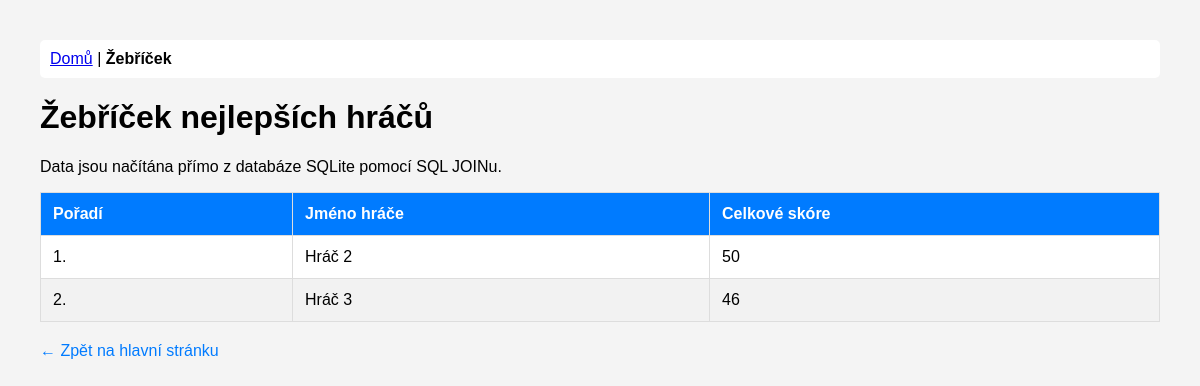
The page /zebricek on the database as committed earlier.
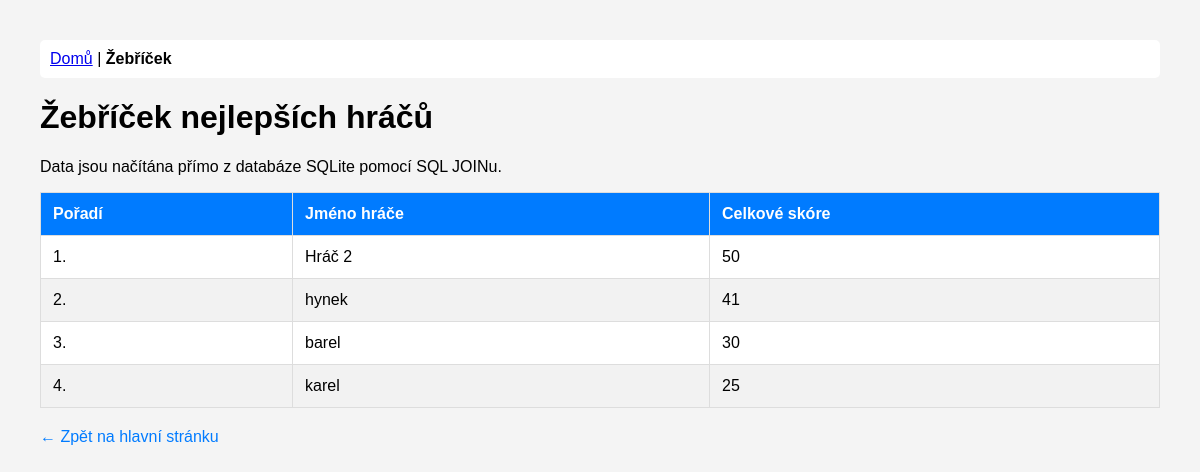
The same page on the database as committed later.
### tables this page shows
CREATE TABLE uzivatele (
    id INTEGER PRIMARY KEY AUTOINCREMENT,
    jmeno TEXT NOT NULL UNIQUE,
    email TEXT NOT NULL UNIQUE,
    heslo TEXT NOT NULL,
    role TEXT DEFAULT 'user'
);

### web_portal.py (the view)
@app.route('/zebricek')
def zebricek():
    try:
        hraci = get_leaderboard()
        print(f"DEBUG: Leaderboard data: {hraci}")  # Debug output
    except Exception as e:
        print(f"ERROR fetching leaderboard: {e}")
        hraci = []
    return render_template('zebricek.html', hraci=hraci)

### database_local/db_manager_local.py (called while the page is built)
def get_leaderboard():
    conn = sqlite3.connect(DB_PATH)
    cursor = conn.cursor()
    query = """
        SELECT u.jmeno, SUM(uvz.skore) as celkem, u.id
        FROM uzivatele u
        JOIN ucast_v_zapasu uvz ON u.id = uvz.uzivatel_id
        GROUP BY u.id
        ORDER BY celkem DESC
    """
    cursor.execute(query)
    res = cursor.fetchall()
    conn.close()
    return res

### web_portal.py (called while the page is built)
@app.before_request
def check_session():
    if 'user' not in session:
        session['user'] = None
        session['is_admin'] = False

### templates/zebricek.html (shortened to what this page needs)
<!DOCTYPE html>
<html lang="cs">
<head>
</head>
<body>
    <nav>
        <a href="/">Domů</a> | <strong>Žebříček</strong>
    </nav>
    <h1>Žebříček nejlepších hráčů</h1>
    <p>Data jsou načítána přímo z databáze SQLite pomocí SQL JOINu.</p>
    <table>
        <thead>
            <tr>
                <th>Pořadí</th>
                <th>Jméno hráče</th>
                <th>Celkové skóre</th>
            </tr>
        </thead>
        <tbody>
            {% for hrac in hraci %}
            <tr>
                <td>{{ loop.index }}.</td>
                <td>{{ hrac[0] }}</td>
                <td>{{ hrac[1] }}</td>
            </tr>
            {% else %}
            <tr>
                <td colspan="{{ '4' if session.is_admin else '3' }}" style="text-align: center;">
                    Zatím žádná data v žebříčku nejsou.
                </td>
            </tr>
            {% endfor %}
        </tbody>
    </table>
    <a href="/" class="back-link">← Zpět na hlavní stránku</a>
</body>
</html>

### templates/zebricek.html (style rules this page uses)
body { font-family: sans-serif; margin: 40px; background-color: #f4f4f4; }
nav { margin-bottom: 20px; background: white; padding: 10px; border-radius: 5px; }
table { width: 100%; border-collapse: collapse; background: white; }
th, td { padding: 12px; border: 1px solid #ddd; text-align: left; }
th { background-color: #007bff; color: white; }
tr:nth-child(even) { background-color: #f2f2f2; }
.back-link { display: inline-block; margin-top: 20px; text-decoration: none; color: #007bff; }

Rows that differ between the two databases and show on the page:
removed uzivatele: jmeno "Hráč 3", hrac "46"
added uzivatele: jmeno "hynek", hrac "41"
added uzivatele: jmeno "barel", hrac "30"
added uzivatele: jmeno "karel", hrac "25"
